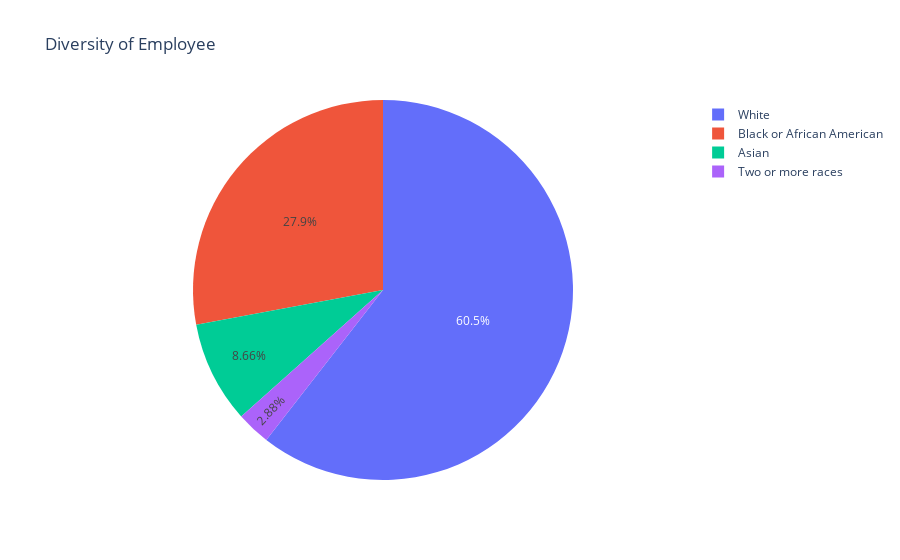

Here is the notebook cell this chart was saved with:
### Markdown cell above
### 1. Interactive Plot : What is the diversity of the employee working at the organization?

### Code cell
fig_pie = px.pie(attrition_data2, values='EmpID', names='RaceDesc', title='Diversity of Employee')
fig_pie.show()

### Figure 1 — Plotly figure (JSON) as saved in the notebook; plotly's stock layout.template omitted (floating-point values rounded to 4 significant figures)
{"data": [{"domain": {"x": [0, 1], "y": [0, 1]}, "hovertemplate": "RaceDesc=%{label}<br>EmpID=%{value}<extra></extra>", "labels": ["White", "White", "White", "Black or African American", "Black or African American", "White", "White", "White", "White", "Black or African American", "Asian", "White", "Black or African American", "White", "White", "White", "Black or African American", "White", "Black or African American", "White", "White", "White", "Black or African American", "White", "White", "White", "White", "Black or African American", "Black or African American", "Black or African American", "White", "Black or African American", "White", "Two or more races", "White", "White", "White", "Black or African American", "White", "Asian", "White", "Black or African American", "White", "White", "White", "White", "Asian", "White", "Asian", "White", "White", "Black or African American", "White", "Two or more races", "Black or African American", "White", "Black or African American", "White", "Two or more races", "Asian", "White", "Black or African American", "White", "Black or African American", "Asian", "White", "White", "White", "Asian", "Asian", "White", "Black or African American", "White", "White", "Black or African American", "White", "Black or African American", "White", "White", "White", "Black or African American", "White", "Black or African American", "White", "Black or African American", "White", "Black or African American", "White", "White", "White", "White", "Black or African American", "White", "White", "Black or African American", "White", "Black or African American", "White", "White", "White", "White", "Black or African American", "White", "Asian"], "legendgroup": "", "name": "", "showlegend": true, "type": "pie", "values": [10084, 10196, 10069, 10252, 10242, 10066, 10061, 10245, 10267, 10199, 10175, 10177, 10188, 10240, 10275, 10269, 10292, 10070, 10100, 10064, 10280, 10296, 10290, 10189, 10093, 10163, 10305, 10122, 10142, 10283, 10246, 10300, 10059, 10109, 10097, 10075, 10195, 10182, 10160, 10289, 10034, 10138, 10244, 10166, 10170, 10092, 10106, 10249, 10087, 10186, 10096, 10004, 10191, 10073, 10128, 10298, 10215, 10185, 10303, 10078, 10148, 10005, 10259, 10286, 10297, 10171, 10032, 10130, 10050, 10187, 10262, 10131, 10152, 10058, 10230, 10224, 10047, 10285, 10149, 10065, 10222, 10260, 10229, 10095, 10153, 10030, 10221, 10146, 10141, 10268, 10044, 10102, 10270, 10014, 10118, 10022, 10274, 10293, 10072, 10048, 10204, 10264, 10033, 10301]}], "layout": {"legend": {"tracegroupgap": 0}, "title": {"text": "Diversity of Employee"}}}
